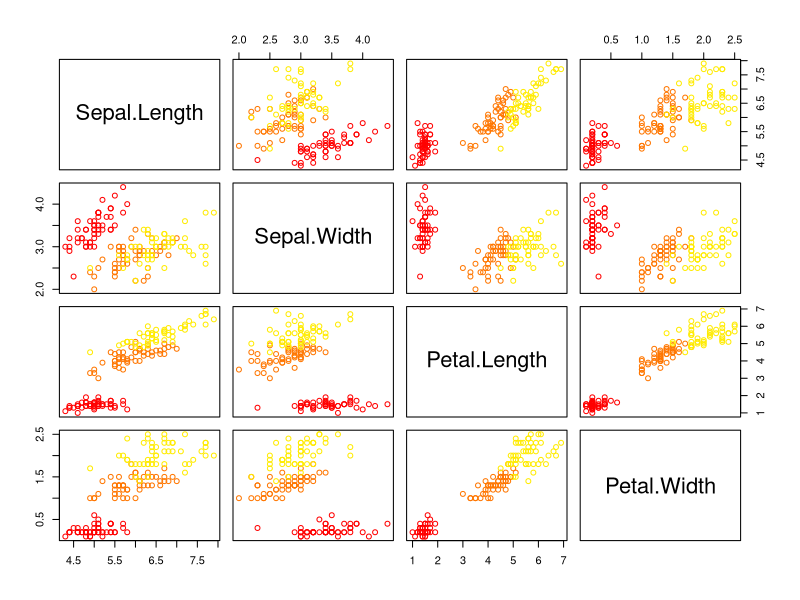
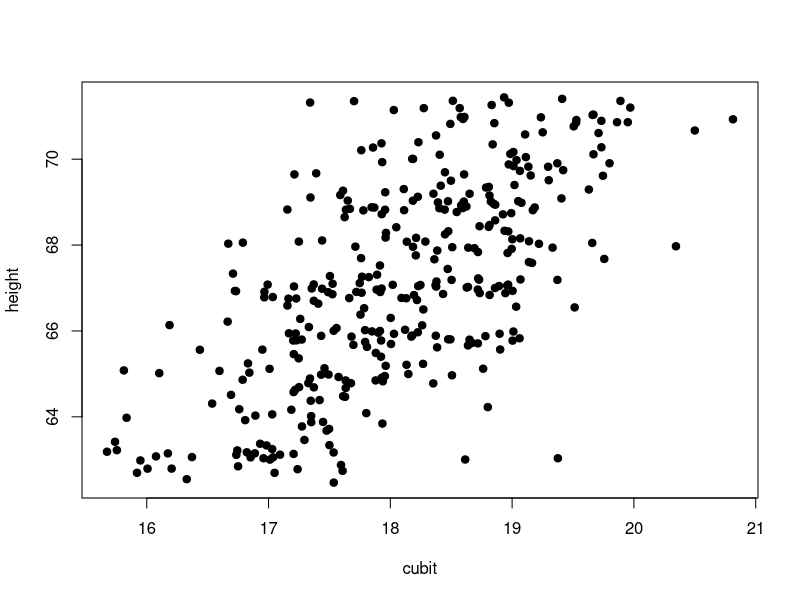

These charts were generated, in order, by the following R code:
# ST 558: Multivariate Analytics
# Homework 1
# Nora Quick

# Import Iris csv
iris <- read.csv('IrisData.csv')
head(iris)

# Problem 1
# --------------
# Part (a)
iris.samplemeans <- rep(0, 4)

for(j in 1:4){
  iris.samplemeans[j] <- mean(iris[,j])
}

iris.samplemeans

# Problem 1
# ---------------
# Part (b)
iris.samplecov <- cov(iris[,1:4], use='pairwise.complete.obs')
iris.samplecov

iris2 <- iris
#iris2

iris2$Sepal.Width <- iris2$Petal.Width / 2.54

iris2.samplecov <- cov(iris2[,1:4], use='pairwise.complete.obs')
iris2.samplecov

# Problem 1
# ---------------
# Part (c)
iris.samplecor <- cor(iris[,1:4], use='pairwise.complete.obs')
iris.samplecor

iris2 <- iris
#iris2

iris2$Petal.Width <- iris2$Petal.Width / 2.54

iris2.samplecor <- cor(iris2[,1:4], use='pairwise.complete.obs')
iris2.samplecor

# Problem 1
# --------------
# Part (d)
pairs(iris[,1:4], col=rainbow(13)[factor(iris$Type)])

# Problem 1
# --------------
# Part (e)
matZ <- c(0.3, 0.1, 0.4, 0.2)
#matZ

newIris <- iris[,1:4]
head(newIris)

linComb <- as.matrix(newIris) %*% matZ
#linComb

mean(linComb)



# Import Cubit csv
cubit <- read.csv('CubitData.csv')
head(cubit)

# Problem 2
# ---------------
# Part (a)
cubit.samplemeans <- rep(0, 2)

for(j in 1:2){
  cubit.samplemeans[j] <- mean(cubit[,j])
}

cubit.samplemeans

# Problem 2
# ---------------
# Part (b)
cubit.samlecov <- cov(cubit[,1:2], use='pairwise.complete.obs')
cubit.samlecov

# Problem 2
# ----------------
# Part (c)
cubit.eig <- eigen(cubit.samlecov)
cubit.eig

# Problem 2
# ----------------
# Part (d)
cubit.eig$vec
cubit.eig$val

# Problem 2
# ----------------
# Part (e)
one <- (cubit.samplemeans[1]+cubit.eig$vec[1,1])
two <- (cubit.samplemeans[2]+cubit.eig$vec[2,1])

x1 <- cubit.samplemeans
y1 <- c(one, two)
                
plot(cubit$cubit, cubit$height, cex = 1, pch = 19, 
     xlab ="cubit", ylab ="height", col ="black")

lines(x1, y1, col = "red")

